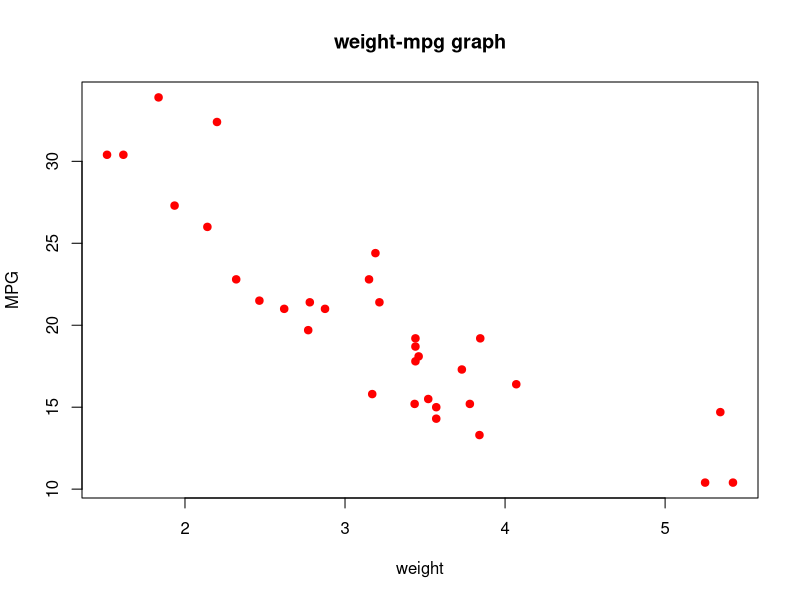

R code for this plot:
wt=mtcars$wt
mpg=mtcars$mpg
plot(wt, mpg,
     main='weight-mpg graph',
     xlab='weight',
     ylab='MPG',
     col='red',
     pch=19)
